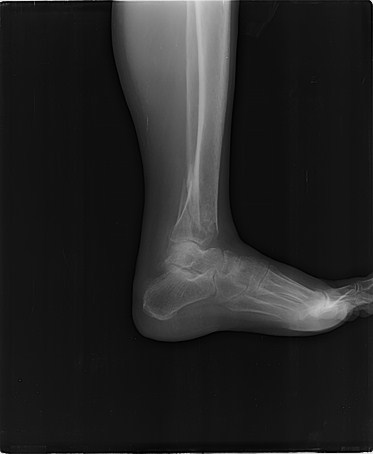
#> input picture multi-agent-single-model/sonnet5/ID001-xray_analysis/images/ID001-xray_original.png, 373 x 454 px, found by its file name
$ python processing_pipeline.py
#> lines starting #> are read from the running program, lines starting #| are printed output that depends on the picture; after the words box and inside, x2 and y2 are one past the last pixel; in counts of white or black regions, pixels touching at a corner belong together
import numpy as np
import cv2
from PIL import Image
import matplotlib.pyplot as plt
from scipy import ndimage, stats
from scipy.signal import find_peaks
import os

INPUT = "/home/ralph/projects/ufsc/pablo-xray-tests-qwen3.6/ID001-xray_analysis/images/ID001-xray_original.png"
OUTDIR = "/home/ralph/projects/ufsc/pablo-xray-tests-qwen3.6/ID001-xray_analysis/images"
SCRIPTS = "/home/ralph/projects/ufsc/pablo-xray-tests-qwen3.6/ID001-xray_analysis/scripts"

img = np.array(Image.open(INPUT).convert("L"))
print(f"Image shape: {img.shape}, dtype: {img.dtype}, range: [{img.min()}, {img.max()}]")
#| Image shape: (454, 373), dtype: uint8, range: [0, 237]

# ============================================================
# ANALYSIS 1: Display Inversion
# ============================================================
inverted = 255 - img
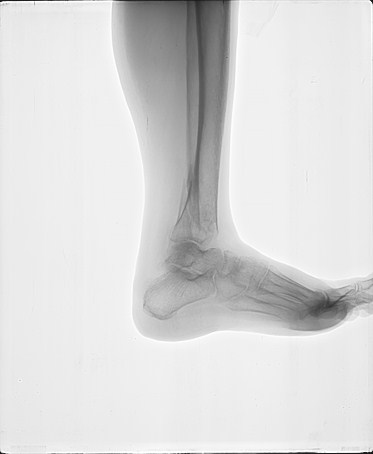
#> inverted: shape (454, 373); min 18, max 255, mean 218.5
Image.fromarray(inverted).save(os.path.join(OUTDIR, "01_inverted.png"))
print("01_inverted.png saved")

# ============================================================
# ANALYSIS 2: Global Contrast Stretch
# ============================================================
p1, p99 = np.percentile(img, [1, 99])
#> p1 = 7; p99 = 164
contrast_stretched = np.clip((img - p1) / (p99 - p1) * 255, 0, 255).astype(np.uint8)
Image.fromarray(contrast_stretched).save(os.path.join(OUTDIR, "02_contrast_stretched.png"))
print("02_contrast_stretched.png saved")

# ============================================================
# ANALYSIS 3: CLAHE - Full Image
# ============================================================
clahe_full = cv2.createCLAHE(clipLimit=3.0, tileGridSize=(8, 8))
clahe_result = clahe_full.apply(img)
Image.fromarray(clahe_result).save(os.path.join(OUTDIR, "03_clahe_full.png"))
print("03_clahe_full.png saved")

# ============================================================
# ANALYSIS 4: CLAHE - Lateral Midfoot ROI (Cuboid Focus)
# ============================================================
h, w = img.shape
midfoot_x1 = int(w * 0.45)
midfoot_y1 = int(h * 0.45)
midfoot_x2 = int(w * 0.85)
midfoot_y2 = int(h * 0.85)
midfoot_roi = img[midfoot_y1:midfoot_y2, midfoot_x1:midfoot_x2]
clahe_midfoot = clahe_full.apply(midfoot_roi)

fig, axes = plt.subplots(1, 3, figsize=(18, 6))
axes[0].imshow(img, cmap="gray")
axes[0].set_title("Original Image")
axes[0].plot([midfoot_x1, midfoot_x2, midfoot_x2, midfoot_x1, midfoot_x1],
             [midfoot_y1, midfoot_y1, midfoot_y2, midfoot_y2, midfoot_y1],
             'r-', linewidth=2)
axes[1].imshow(midfoot_roi, cmap="gray")
axes[1].set_title("Midfoot ROI (Original)")
axes[2].imshow(clahe_midfoot, cmap="gray")
axes[2].set_title("Midfoot ROI (CLAHE Enhanced)")
for ax in axes:
    ax.axis("off")
plt.tight_layout()
plt.savefig(os.path.join(OUTDIR, "04_clahe_midfoot_roi.png"), dpi=150, bbox_inches="tight")
plt.close()
print("04_clahe_midfoot_roi.png saved")

# ============================================================
# ANALYSIS 5: Unsharp Masking
# ============================================================
blur = cv2.GaussianBlur(img, (0, 0), sigmaX=2.0)
unsharp = cv2.addWeighted(img, 1.5, blur, -0.5, 0)
unsharp = np.clip(unsharp, 0, 255).astype(np.uint8)
Image.fromarray(unsharp).save(os.path.join(OUTDIR, "05_unsharp_mask.png"))
print("05_unsharp_mask.png saved")

# ============================================================
# ANALYSIS 6: Böhler's Angle and Gissane's Angle
# ============================================================
# Use thresholding + connected components to find bone regions
bone_thresh = img > 80
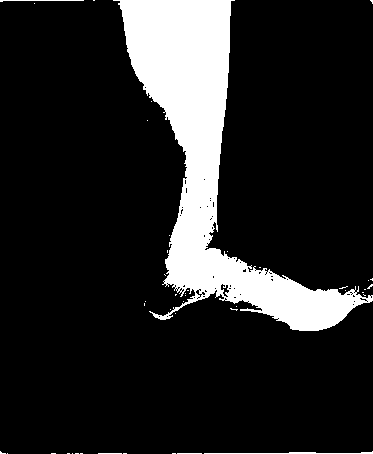
#> bone_thresh: shape (454, 373) bool; 14.6% white; 43 white regions (38 under 20 px), largest, box (x1, y1, x2, y2) and area: (113, 0, 373, 331) 24180, (204, 451, 373, 454) 209, (0, 0, 84, 2) 87, (177, 453, 202, 454) 25, (98, 453, 122, 454) 24
bone_mask = (bone_thresh * 255).astype(np.uint8)
num_labels, labels, stats_rect, centroids = cv2.connectedComponentsWithStats(bone_mask, connectivity=8)
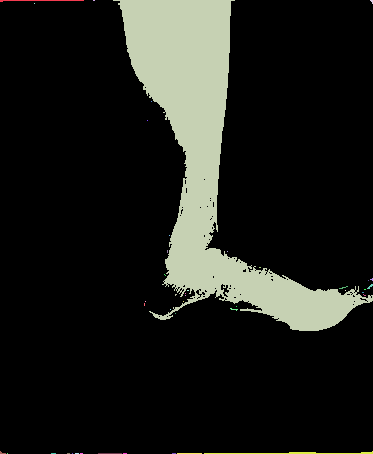
#> labels: shape (454, 373) int32; 44 distinct labels, from 0 to 43; one colour per label, 0 black
#> num_labels = 44; stats_rect = 44 rows, first 6: [0, 0, 373, 454, 144700], [0, 0, 84, 2, 87], [93, 0, 2, 1, 2], [113, 0, 260, 331, 24180], [370, 0, 3, 4, 7], [34, 3, 1, 1, 1]; centroids = 44 pairs, first value 1.78 to 371.4, second value 0 to 453

# Find bone components by area, looking for the calcaneus region (large, bottom-left quadrant)
bone_components = []
for i in range(1, num_labels):
    x, y, bw, bh, area = stats_rect[i]
    if area > 500:
        bone_components.append((i, x, y, bw, bh, area))
#> this loop made 43 passes
#> (x, y, bw, bh, area) on passes 1, 3, 33, 40, 43: (0, 0, 84, 2, 87), (113, 0, 260, 331, 24180), (204, 451, 169, 3, 209), (98, 453, 24, 1, 24), (177, 453, 25, 1, 25)
#> after the loop, bone_components = [(3, 113, 0, 260, 331, 24180)]

bone_components.sort(key=lambda k: k[5], reverse=True)
print(f"Found {len(bone_components)} bone components (area > 500px)")
#| Found 1 bone components (area > 500px)

# The calcaneus should be the large component in the lower-left portion of the image
# Based on the lateral foot anatomy: calcaneus is the heel bone at bottom-left
calcaneus_comp = None
for comp in bone_components:
    idx, x, y, bw, bh, area = comp
    cx_comp = x + bw/2
    cy_comp = y + bh/2
    if area > 2000 and cx_comp < w * 0.4 and cy_comp > h * 0.3:
        calcaneus_comp = comp
        break
#> this loop made 1 pass
#> (idx, x, y, bw, bh, area, cx_comp, cy_comp) on pass 1: (3, 113, 0, 260, 331, 24180, 243, 165.5)

# If the above didn't work, try finding the largest component in the lower-left quadrant
if calcaneus_comp is None:
    for comp in bone_components:
        idx, x, y, bw, bh, area = comp
        if area > 1000 and x < w * 0.5 and y > h * 0.3:
            calcaneus_comp = comp
            break
#> this loop made 1 pass

if calcaneus_comp:
    cidx, cx, cy, ccw, cch, carea = calcaneus_comp
    calcaneus_crop = img[cy:cy+cch, cx:cx+ccw]
    print(f"Calcaneus found at ({cx}, {cy}), size {ccw}x{cch}, area {carea}")

    coords = np.column_stack(np.where(calcaneus_crop > np.mean(calcaneus_crop[calcaneus_crop > 0]) * 0.5))
    if len(coords) > 0:
        superior_y = coords[:, 0].min()
        posterior_x = coords[:, 1].min()
        anterior_x = coords[:, 1].max()

        apex_col = int((posterior_x + anterior_x) / 2)
        if 0 <= apex_col < calcaneus_crop.shape[1]:
            col_vals = calcaneus_crop[:, apex_col]
            threshold = np.mean(col_vals[col_vals > 0]) * 0.5
            bone_rows = np.where(col_vals > threshold)[0]
            if len(bone_rows) > 0:
                apex_y = bone_rows[0]
            else:
                apex_y = superior_y + int(cch * 0.3)
        else:
            apex_y = superior_y + int(cch * 0.3)

        posterior_superior_y = superior_y
        posterior_superior_x = posterior_x
        anterior_superior_y = superior_y
        for x_offset in range(posterior_x + 10, anterior_x, 2):
            col = calcaneus_crop[:, x_offset]
            thresh = np.mean(col[col > 0]) * 0.5
            rows = np.where(col > thresh)[0]
            if len(rows) > 0:
                anterior_superior_y = rows[0]
                break

        p1_behler = np.array([posterior_superior_x, cy + posterior_superior_y])
        p2_behler = np.array([apex_col, cy + apex_y])
        p3_behler = np.array([anterior_x, cy + anterior_superior_y])

        v1 = p1_behler - p2_behler
        v2 = p3_behler - p2_behler
        cos_angle = np.dot(v1, v2) / (np.linalg.norm(v1) * np.linalg.norm(v2) + 1e-10)
        boehler_angle = np.degrees(np.arccos(np.clip(cos_angle, -1, 1)))

        anterior_facet_col = int(posterior_x + (anterior_x - posterior_x) * 0.4)
        if 0 <= anterior_facet_col < calcaneus_crop.shape[1]:
            col_vals2 = calcaneus_crop[:, anterior_facet_col]
            thresh2 = np.mean(col_vals2[col_vals2 > 0]) * 0.5
            bone_rows2 = np.where(col_vals2 > thresh2)[0]
            if len(bone_rows2) > 0:
                anterior_facet_y = bone_rows2[0]
            else:
                anterior_facet_y = superior_y + int(cch * 0.4)
        else:
            anterior_facet_y = superior_y + int(cch * 0.4)

        p1_gissane = np.array([anterior_facet_col, cy + anterior_facet_y])
        p2_gissane = np.array([anterior_x, cy + anterior_superior_y])

        mid_point = int(posterior_x + (anterior_x - posterior_x) * 0.3)
        col_vals3 = calcaneus_crop[:, mid_point]
        thresh3 = np.mean(col_vals3[col_vals3 > 0]) * 0.5
        bone_rows3 = np.where(col_vals3 > thresh3)[0]
        if len(bone_rows3) > 0:
            p3_gissane = np.array([mid_point, cy + bone_rows3[0]])
        else:
            p3_gissane = np.array([mid_point, cy + superior_y + int(cch * 0.3)])

        v3 = p3_gissane - p2_gissane
        v4 = p1_gissane - p2_gissane
        cos_gissane = np.dot(v3, v4) / (np.linalg.norm(v3) * np.linalg.norm(v4) + 1e-10)
        gissane_angle = np.degrees(np.arccos(np.clip(cos_gissane, -1, 1)))

        print(f"Böhler's angle: {boehler_angle:.1f}° (normal: 20-40°)")
        print(f"Gissane's angle: {gissane_angle:.1f}° (normal: 120-145°)")
    else:
        print("Could not identify calcaneal landmarks")
        boehler_angle = None
        gissane_angle = None
else:
    print("Could not identify calcaneus component")
    boehler_angle = None
    gissane_angle = None
    calcaneus_crop = np.zeros((100, 100), dtype=np.uint8)

fig, axes = plt.subplots(1, 2, figsize=(14, 14))
axes[0].imshow(img, cmap="gray")
if calcaneus_comp:
    cidx, cx, cy, ccw, cch, carea = calcaneus_comp
    axes[0].set_title(f"Original - Calcaneus Region\ncenter=({cx+ccw//2}, {cy+cch//2}), size={ccw}x{cch}")
    axes[0].add_patch(plt.Rectangle((cx, cy), ccw, cch, fill=False, edgecolor='red', linewidth=2))
else:
    axes[0].set_title("Original - Calcaneus not auto-identified")
axes[1].imshow(calcaneus_crop, cmap="gray")
axes[1].set_title(f"Calcaneus Crop ({calcaneus_crop.shape[1]}x{calcaneus_crop.shape[0]})")
if boehler_angle is not None:
    axes[1].plot(posterior_superior_x, posterior_superior_y, 'go', markersize=10, label='Post. Sup. Angle')
    axes[1].plot(apex_col, apex_y, 'ro', markersize=10, label='Posterior Facet Apex')
    axes[1].plot(anterior_x, anterior_superior_y, 'bo', markersize=10, label='Ant. Sup. Angle')
    axes[1].plot([posterior_superior_x, apex_col], [posterior_superior_y, apex_y], 'g-', linewidth=2)
    axes[1].plot([apex_col, anterior_x], [apex_y, anterior_superior_y], 'b-', linewidth=2)
    axes[1].legend(loc='lower right')
    title_text = f"Böhler: {boehler_angle:.1f}°, Gissane: {gissane_angle:.1f}°" if gissane_angle else f"Böhler: {boehler_angle:.1f}°"
    axes[1].set_title(title_text)
for ax in axes:
    ax.axis("off")
plt.tight_layout()
plt.savefig(os.path.join(OUTDIR, "06_calcaneal_angles.png"), dpi=150, bbox_inches="tight")
plt.close()
print("06_calcaneal_angles.png saved")

# ============================================================
# ANALYSIS 7: Talar Dome Crop + Inverted
# ============================================================
talar_x1 = int(w * 0.35)
talar_y1 = int(h * 0.25)
talar_x2 = int(w * 0.6)
talar_y2 = int(h * 0.55)
talar_crop = img[talar_y1:talar_y2, talar_x1:talar_x2]
talar_upscaled = cv2.resize(talar_crop, (talar_crop.shape[1]*3, talar_crop.shape[0]*3), interpolation=cv2.INTER_NEAREST)
talar_inverted = 255 - talar_crop

fig, axes = plt.subplots(1, 3, figsize=(18, 6))
axes[0].imshow(img, cmap="gray")
axes[0].set_title("Original - Talar Dome Location")
axes[0].add_patch(plt.Rectangle((talar_x1, talar_y1), talar_x2-talar_x1, talar_y2-talar_y1, fill=False, edgecolor='red', linewidth=2))
axes[1].imshow(talar_upscaled, cmap="gray")
axes[1].set_title(f"Talar Dome Crop (3x nearest-neighbor, {talar_crop.shape[1]}x{talar_crop.shape[0]} -> {talar_upscaled.shape[1]}x{talar_upscaled.shape[0]})")
axes[2].imshow(talar_inverted, cmap="gray")
axes[2].set_title("Talar Dome Crop (Inverted)")
for ax in axes:
    ax.axis("off")
plt.tight_layout()
plt.savefig(os.path.join(OUTDIR, "07_talar_dome_crop.png"), dpi=150, bbox_inches="tight")
plt.close()
Image.fromarray(talar_inverted).save(os.path.join(OUTDIR, "07_talar_dome_inverted.png"))
print("07_talar_dome_crop.png and 07_talar_dome_inverted.png saved")

# ============================================================
# ANALYSIS 8: Anterior Calcaneal Process Crop
# ============================================================
ant_calc_x1 = int(w * 0.4)
ant_calc_y1 = int(h * 0.45)
ant_calc_x2 = int(w * 0.7)
ant_calc_y2 = int(h * 0.75)
ant_calc_crop = img[ant_calc_y1:ant_calc_y2, ant_calc_x1:ant_calc_x2]
ant_calc_upscaled = cv2.resize(ant_calc_crop, (ant_calc_crop.shape[1]*3, ant_calc_crop.shape[0]*3), interpolation=cv2.INTER_NEAREST)

fig, axes = plt.subplots(1, 3, figsize=(18, 6))
axes[0].imshow(img, cmap="gray")
axes[0].set_title("Original - Anterior Calcaneus Location")
axes[0].add_patch(plt.Rectangle((ant_calc_x1, ant_calc_y1), ant_calc_x2-ant_calc_x1, ant_calc_y2-ant_calc_y1, fill=False, edgecolor='red', linewidth=2))
axes[1].imshow(ant_calc_crop, cmap="gray")
axes[1].set_title(f"Anterior Calcaneus Crop ({ant_calc_crop.shape[1]}x{ant_calc_crop.shape[0]})")
axes[2].imshow(ant_calc_upscaled, cmap="gray")
axes[2].set_title("Anterior Calcaneus (3x Nearest-Neighbor Upscale)")
for ax in axes:
    ax.axis("off")
plt.tight_layout()
plt.savefig(os.path.join(OUTDIR, "08_anterior_calcaneus_crop.png"), dpi=150, bbox_inches="tight")
plt.close()
print("08_anterior_calcaneus_crop.png saved")

# ============================================================
# ANALYSIS 9: Soft Tissue Thickness Profiling
# ============================================================
fg_mask = img > 15
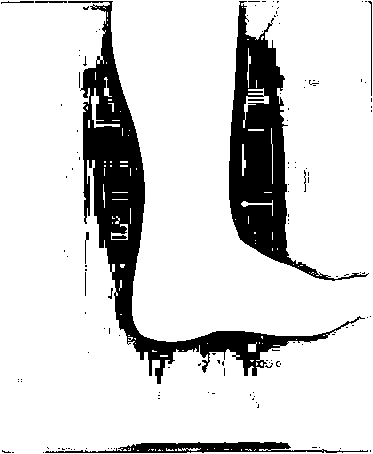
#> fg_mask: shape (454, 373) bool; 83.9% white; 132 black regions (120 under 20 px), largest, box (x1, y1, x2, y2) and area: (68, 1, 365, 384) 14031, (229, 1, 369, 281) 10731, (45, 442, 368, 453) 1704
dorsal_contour = []
plantar_contour = []
for x in range(w):
    col = fg_mask[:, x]
    fg_indices = np.where(col)[0]
    if len(fg_indices) > 10:
        dorsal_contour.append((x, fg_indices[0]))
        plantar_contour.append((x, fg_indices[-1]))
#> after the loop, dorsal_contour = 373 pairs, first value 0 to 372, second value 0 to 0; plantar_contour = 373 pairs, first value 0 to 372, second value 453 to 453

dorsal_contour = np.array(dorsal_contour)
plantar_contour = np.array(plantar_contour)

fig, axes = plt.subplots(2, 1, figsize=(14, 10))
axes[0].imshow(img, cmap="gray")
if len(dorsal_contour) > 0:
    axes[0].plot(dorsal_contour[:, 0], dorsal_contour[:, 1], 'r-', linewidth=1.5, label='Dorsal contour')
    axes[0].plot(plantar_contour[:, 0], plantar_contour[:, 1], 'g-', linewidth=1.5, label='Plantar contour')

    if len(dorsal_contour) > 0:
        thickness = []
        for i in range(len(dorsal_contour)):
            t = plantar_contour[i, 1] - dorsal_contour[i, 1]
            thickness.append((dorsal_contour[i, 0], t))
#> after the loop, thickness has the same summary as plantar_contour
        thickness = np.array(thickness)
        axes[0].axvline(x=w*0.2, color='yellow', linestyle='--', alpha=0.5, label='Ankle level')
        axes[0].axvline(x=w*0.5, color='cyan', linestyle='--', alpha=0.5, label='Midfoot level')
        axes[0].axvline(x=w*0.75, color='magenta', linestyle='--', alpha=0.5, label='Forefoot level')
        axes[0].legend(loc='upper right')

axes[0].set_title("Soft Tissue Contour Extraction (Original Image)")
axes[0].axis("off")

if len(thickness) > 0:
    axes[1].plot(thickness[:, 0], thickness[:, 1], 'b-', linewidth=1.5)
    axes[1].set_xlabel("Horizontal Position (pixels)")
    axes[1].set_ylabel("Soft Tissue Thickness (pixels)")
    axes[1].set_title("Soft Tissue Thickness Profile Along the Foot")
    axes[1].axvline(x=w*0.2, color='yellow', linestyle='--', alpha=0.5, label='Ankle level')
    axes[1].axvline(x=w*0.5, color='cyan', linestyle='--', alpha=0.5, label='Midfoot level')
    axes[1].axvline(x=w*0.75, color='magenta', linestyle='--', alpha=0.5, label='Forefoot level')

    ankle_idx = np.argmin(np.abs(thickness[:, 0] - w*0.2))
#> ankle_idx = 75
    midfoot_idx = np.argmin(np.abs(thickness[:, 0] - w*0.5))
#> midfoot_idx = 186
    forefoot_idx = np.argmin(np.abs(thickness[:, 0] - w*0.75))
#> forefoot_idx = 280
    axes[1].annotate(f"Ankle: {thickness[ankle_idx, 1]:.0f}px",
                    (thickness[ankle_idx, 0], thickness[ankle_idx, 1]),
                    textcoords="offset points", xytext=(10, 10))
    axes[1].annotate(f"Midfoot: {thickness[midfoot_idx, 1]:.0f}px",
                    (thickness[midfoot_idx, 0], thickness[midfoot_idx, 1]),
                    textcoords="offset points", xytext=(10, -20))
    axes[1].annotate(f"Forefoot: {thickness[forefoot_idx, 1]:.0f}px",
                    (thickness[forefoot_idx, 0], thickness[forefoot_idx, 1]),
                    textcoords="offset points", xytext=(10, -20))
    axes[1].legend(loc='upper right')
    print(f"Soft tissue thickness - Ankle: {thickness[ankle_idx, 1]:.0f}px, Midfoot: {thickness[midfoot_idx, 1]:.0f}px, Forefoot: {thickness[forefoot_idx, 1]:.0f}px")
#| Soft tissue thickness - Ankle: 453px, Midfoot: 453px, Forefoot: 453px
else:
    axes[1].text(0.5, 0.5, 'Could not extract thickness profile', ha='center', va='center', transform=axes[1].transAxes)
plt.tight_layout()
plt.savefig(os.path.join(OUTDIR, "09_soft_tissue_profile.png"), dpi=150, bbox_inches="tight")
plt.close()
print("09_soft_tissue_profile.png saved")

# ============================================================
# ANALYSIS 10: Kager's Fat Pad Triangle Assessment
# ============================================================
kager_x1 = int(w * 0.2)
kager_y1 = int(h * 0.35)
kager_x2 = int(w * 0.4)
kager_y2 = int(h * 0.6)
kager_roi = img[kager_y1:kager_y2, kager_x1:kager_x2]

fig, axes = plt.subplots(1, 3, figsize=(15, 5))
axes[0].imshow(img, cmap="gray")
axes[0].set_title("Original - Kager's Triangle Region")
axes[0].add_patch(plt.Rectangle((kager_x1, kager_y1), kager_x2-kager_x1, kager_y2-kager_y1, fill=False, edgecolor='yellow', linewidth=2))

axes[1].imshow(kager_roi, cmap="gray")
axes[1].set_title(f"Kager's Triangle ROI ({kager_roi.shape[1]}x{kager_roi.shape[0]})")
axes[1].add_patch(plt.Polygon([(0.1, 0.8), (0.1, 0.2), (0.9, 0.5)], closed=True, fill=False, edgecolor='red', linewidth=2, transform=axes[1].transAxes))

kager_enhanced = clahe_full.apply(kager_roi)
axes[2].imshow(kager_enhanced, cmap="gray")
axes[2].set_title("Kager's Triangle (CLAHE Enhanced)")
axes[2].add_patch(plt.Polygon([(0.1, 0.8), (0.1, 0.2), (0.9, 0.5)], closed=True, fill=False, edgecolor='red', linewidth=2, transform=axes[2].transAxes))
for ax in axes:
    ax.axis("off")
plt.tight_layout()
plt.savefig(os.path.join(OUTDIR, "10_kagers_triangle.png"), dpi=150, bbox_inches="tight")
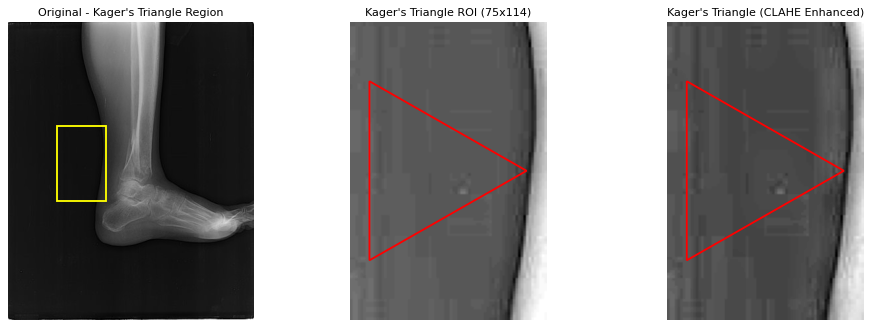
#> figure drawn by matplotlib, 3 panels
plt.close()
print("10_kagers_triangle.png saved")

# ============================================================
# ANALYSIS 11: Cuboid Texture Analysis (GLCM Comparison)
# ============================================================
cuboid_x1 = int(w * 0.5)
cuboid_y1 = int(h * 0.48)
cuboid_x2 = int(w * 0.65)
cuboid_y2 = int(h * 0.65)
cuboid_roi = img[cuboid_y1:cuboid_y2, cuboid_x1:cuboid_x2]

calc_ctrl_x1 = int(w * 0.08)
calc_ctrl_y1 = int(h * 0.5)
calc_ctrl_x2 = int(w * 0.25)
calc_ctrl_y2 = int(h * 0.7)
calc_roi = img[calc_ctrl_y1:calc_ctrl_y2, calc_ctrl_x1:calc_ctrl_x2]
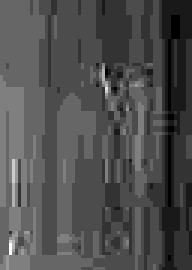
#> calc_roi: shape (90, 64) (shown 3 times larger); min 15, max 25, mean 18.1; drawn with min black and max white

def compute_glcm_features(image_region):
    region = image_region.astype(float)
    region = np.clip(region, 5, 250)
    bins = np.linspace(0, 255, 32)
    digitized = np.digitize(region.flatten(), bins)
#> digitized = 4368 values, max 19 at index 3262, min 1 at index 47, mean 11
    digitized = digitized.reshape(region.shape)
    h, w = digitized.shape
    glcm = np.zeros((32, 32))
    for i in range(h-1):
        for j in range(w-1):
            r1, r2 = digitized[i, j], digitized[i+1, j]
            glcm[r1, r2] += 1
            glcm[r2, r1] += 1
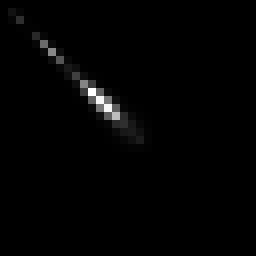
#> glcm: shape (32, 32) float64 (shown 8 times larger); min 0, max 726, mean 8.3; drawn with min black and max white
    if glcm.sum() > 0:
        glcm_norm = glcm / glcm.sum()
    else:
        glcm_norm = glcm
    contrast = 0
    homogeneity = 0
    energy = 0
    for i in range(32):
        for j in range(32):
            contrast += (i-j)**2 * glcm_norm[i, j]
            homogeneity += glcm_norm[i, j] / (1 + abs(i-j))
            energy += glcm_norm[i, j]**2
#> (the rest of the program and of its run is left out)
